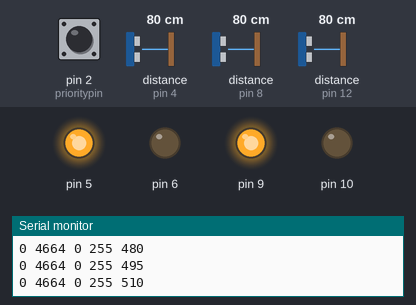
The sketch below on a simulated Arduino Uno, built with avr-gcc and run on an emulated ATmega328P. On the bench: output pins drawn as LEDs (lit = HIGH), the last lines printed to the serial monitor. The inputs (shaded band) are chosen by the test bench; at power-on: distance to the obstacle (sensors on pin 4, pin 8, pin 12) 80 cm, pin 2 (prioritypin) HIGH. The echo pulse lasts 58.3 µs per cm.

Above: at 1.2 s.
1.3 s: distance to the obstacle (sensor on pin 4) set to 17 cm
2.8 s: distance to the obstacle (sensor on pin 4) set to 15 cm
At 3.18 s:
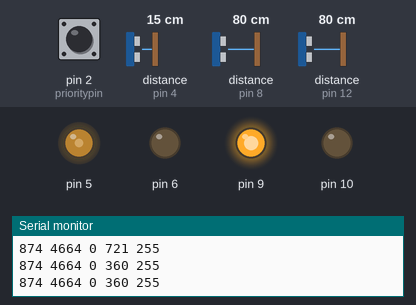
At 5.46 s:
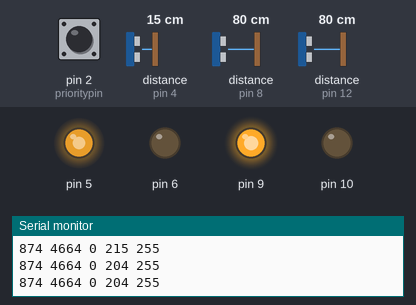
5.8 s: distance to the obstacle (sensor on pin 8) set to 120 cm
8.8 s: distance to the obstacle (sensor on pin 4) set to 2 cm
At 8.95 s:
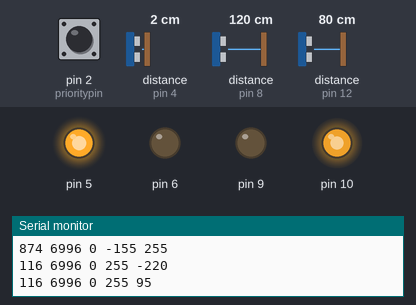
11.8 s: distance to the obstacle (sensor on pin 4) set to 9 cm
At 12.33 s:
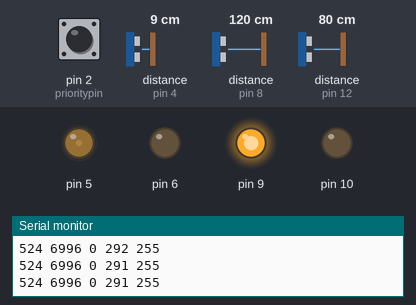
14.8 s: distance to the obstacle (sensor on pin 12) set to 9 cm
Timing chart, 0 to 27.9 s (numbered marks = the images above; inputs shaded):
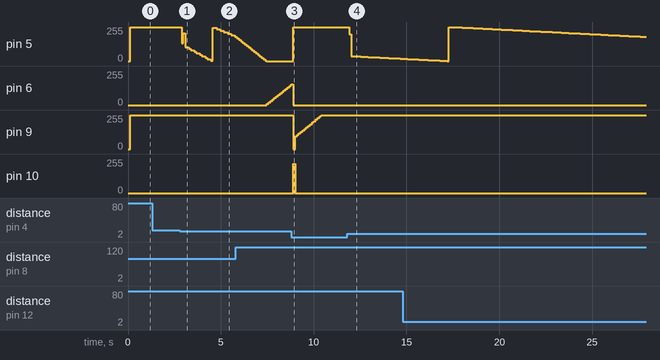

Measured:
- the behaviour switches between 16 and 15 cm on distance to the obstacle (sensor on pin 4) (found by bisection; images 0 and 1)
- after the input at 2.8 s, pin 5: 255/255 → 133/255 after 0.08 s, → 209/255 0.10 s later, → 104/255 0.10 s later, → 93/255 0.20 s later, … (19 changes in this stretch)
- after the input at 8.8 s, pin 5: 0/255 → 255/255 after 0.11 s; pin 9: 255/255 → 0/255 after 0.11 s, → 95/255 0.10 s later, → 107/255 0.10 s later, → 118/255 0.10 s later, … (16 changes in this stretch); pin 10: 0/255 → 220/255 after 0.11 s, → 0/255 0.10 s later
- after the input at 11.8 s, pin 5: moves from 255/255 to 17/255 over 2.8 s, starting after 0.13 s

The sketch:

NonLibrary_PID.ino
```cpp
//Libraries
#include <NewPing.h>

//Structures

//Hardware specs
const int maxdis=300;   //cm
const int maxdis2=15;   //cm
NewPing sonar[]={       //Digital pin
  NewPing(3,4,maxdis2),  //Left
  NewPing(7,8,maxdis),  //Front
  NewPing(11,12,maxdis2) //Right
};
const int snr=sizeof(sonar)/sizeof(NewPing)-1;    //Don't erase the -1
const int motorpin[] {5,6,9,10};   //Motors (PWM)
const int prioritypin=2;           //Priority switch (digital)

//Settings
const int dis[]={500,400,500};  //Asked distance (in ms). Left, front, right.
const int speedratio=10;      //0 until 10
const int turncratio=0;       //The sharpness of turning. Range of 0-510, with 510 being centered turn and 0 being straight
const int delayc=50;          //The repetition of 10ms delay before turning when no line is detected. Ex for dotted lines
const bool idle=false;        //For debugging lights, turning off motor
const int controldur=0;       //Duration for control procedure to change it's behavior

//Calculation
int normal=255*speedratio/10;                     //Maximum speed tweaked by speedratio
int reduce(int x) {return (255-x)*((double)speedratio/10);} //Function for slower speed, with 255 being pivoted and 510 being centered
int slower=reduce(0);
double Ee,inp,out;            //Error sum, previous input, & output
double kp (0.3),ki (0.03),kd (0.4);  //PID Constants
int tsample (100);            //PID sample time, 1 sec

int priority=1;
int temp;
int counter=0;
int previndex=-1;
unsigned long prevmil[1]={0};
unsigned long mil[1]={0};
int ms[snr+1];                //Result of ultrasonic sensor in milisecond

void setup() {
  Serial.begin(9600);
  Serial.println();
  for (int i=0;i<sizeof(motorpin)/sizeof(int);i++) pinMode(motorpin[i],OUTPUT);

  /* Using internal pull-up resistors, no addiional resistor needed.
   * Configuring the switch using this method: pin-switch-ground, or just short/unshort it.
   * This causes the pin to read HIGH when the switch is open, instead of the opposite.
   */
  pinMode(prioritypin,INPUT);
  digitalWrite(prioritypin,HIGH); //Turns on pull-up resistors in the chip

  delay(10);

  //Priority can only changes at initialization. Just restart Arduino to change
  priority=2*!digitalRead(prioritypin); //Priority switch. Making priority 0 or 2 (left or right). Default is left.
  Serial.println(priority);
}

void loop() {
  ussensor();
  control();
  Serial.println();
}

void ussensor() {
  for (int i=0;i<=snr;i++){
    delay(30);
    ms[i]=sonar[i].ping();
    Serial.print(ms[i]); Serial.print(' ');
    /*  For defective sensor in which it will wait forever
     *  until the sonar is back. Thus resulting 0.
     */
    if (ms[i]==0) {
      //Echo pins, in this case, it's 4,8,12
      pinMode(4*(i+1),OUTPUT);
      digitalWrite(4*(i+1),LOW);
      pinMode(4*(i+1),INPUT);
    }
  }
}

void control() {
  //If there's wall upfront or it isn't straight
  if (ms[1]<=dis[1]) {
    motor(normal,reduce(510));
    return;
  };
  slower=reduce(-1*pid(dis[priority],ms[priority]));

  if (ms[priority]<=dis[priority]) motor(normal,slower);
  else motor(slower,normal);
}

void motor(int left,int right) {
  Serial.print(left);Serial.print(' ');Serial.print(right);Serial.print(' ');
  if (idle) return;
  //PWM into input pins
  analogWrite(motorpin[0],(left>=0)*abs(left));  //If this is PWM left
  analogWrite(motorpin[1],!(left>=0)*abs(left)); //this is 0
  analogWrite(motorpin[2],(right>=0)*abs(right));
  analogWrite(motorpin[3],!(right>=0)*abs(right));
}

//Currently can only used by a single sensor
double pid(int asked, int in){
  //Change in time
  mil[0]=millis();
  int dt=(mil[0]-prevmil[0]);
  if (dt>=tsample){
    //Calculate error vars
    double e=asked-in;
    Ee+=e;
    double din=(in-inp);

    //Result
    out=kp*e + ki*Ee + kd*din;

    inp=in;               //Save input into previous input
    prevmil[0]=mil[0];
  }
  return out;
}

//For changing the tunings outside IDE
void tunings(double nkp, double nki, double nkd){
  double tsamplesec = ((double)tsample)/1000;
  kp=nkp; ki=nki; kd=nkd;
}

//For changing the sample time outside IDE
void setsamplet(int ntsample){
  if (ntsample>0){
    double ratio=(double)ntsample/(double)tsample;
    ki*=ratio;
    kd/=ratio;
    tsample=(unsigned long)ntsample;
  }
}
```
